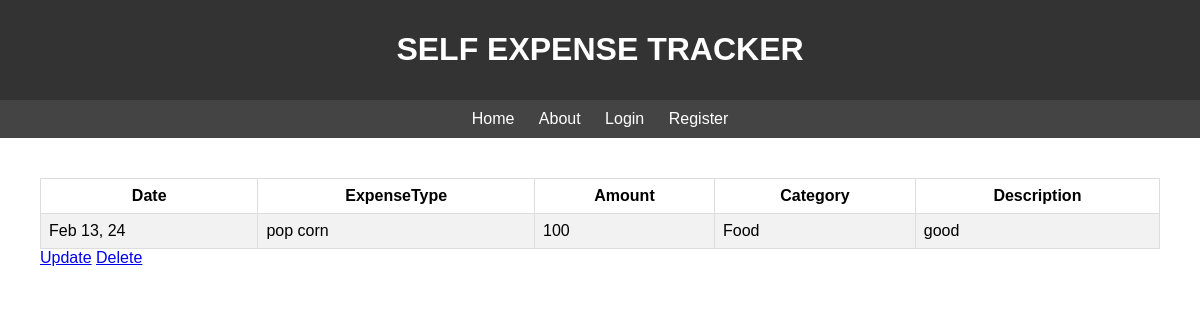
Before: /expense/5/ with the older database file.
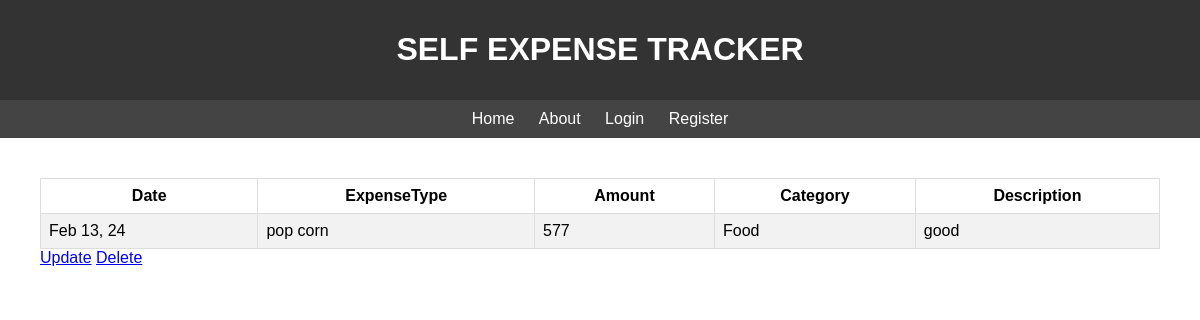
After: the same page with the newer database file.
### finance/models.py (models this page shows, shortened)
class Expense(models.Model):
    CATEGORY_CHOICES = [
        ('Food', 'Food'),
        ('Clothing', 'Clothing'),
        ('Transportation', 'Transportation'),
        ('Home', 'Home'),
        ('Bills', 'Bills '),
        ('Entertainment', 'Entertainment'),
        ('Household_goods', 'Household Goods'),
        ('personnel_needs', 'Personnel Needs'),
        ('Education', 'Education'),
        ('Sports', 'Sports'),
        ('Others', 'Others'),
    ]
    user = models.ForeignKey(User, on_delete=models.CASCADE)
    expense_type = models.CharField(max_length=25)
    category = models.CharField(max_length=25, choices=CATEGORY_CHOICES)
    date = models.DateTimeField(default=timezone.now)
    amount = models.IntegerField()
    description = models.TextField(blank=True)

### finance/views.py (the view)
# urls.py: path('expense/<int:pk>/', ExpenseDetailView.as_view(), name='expense-detail'),
class ExpenseDetailView(DetailView):
    model = Expense

### finance/templates/finance/expense_detail.html
{% extends "finance/base.html" %}
{% block content %}
    <table>
        <tr>
            <th>Date</th>
            <th>ExpenseType</th>
            <th>Amount</th>
            <th>Category</th>
            <th>Description</th>
        </tr>
        <tr>
            <td>{{ object.date|date:"M d, y" }}</td>
            <td>{{ object.expense_type }}</td>
            <td>{{ object.amount }}</td>
            <td>{{ object.category }}</td>
            {% if object.description %}
                <td>{{ object.description }}</td>
            {% endif %}
        </tr>
    </table>
    <a href="{% url 'expense-update' object.id %}">Update</a>
    <a href="{% url 'expense-delete' object.id %}">Delete</a>
{% endblock %}

Changed rows visible on the page:
changed Expense "Feb 13, 24": amount "100" → "577"
